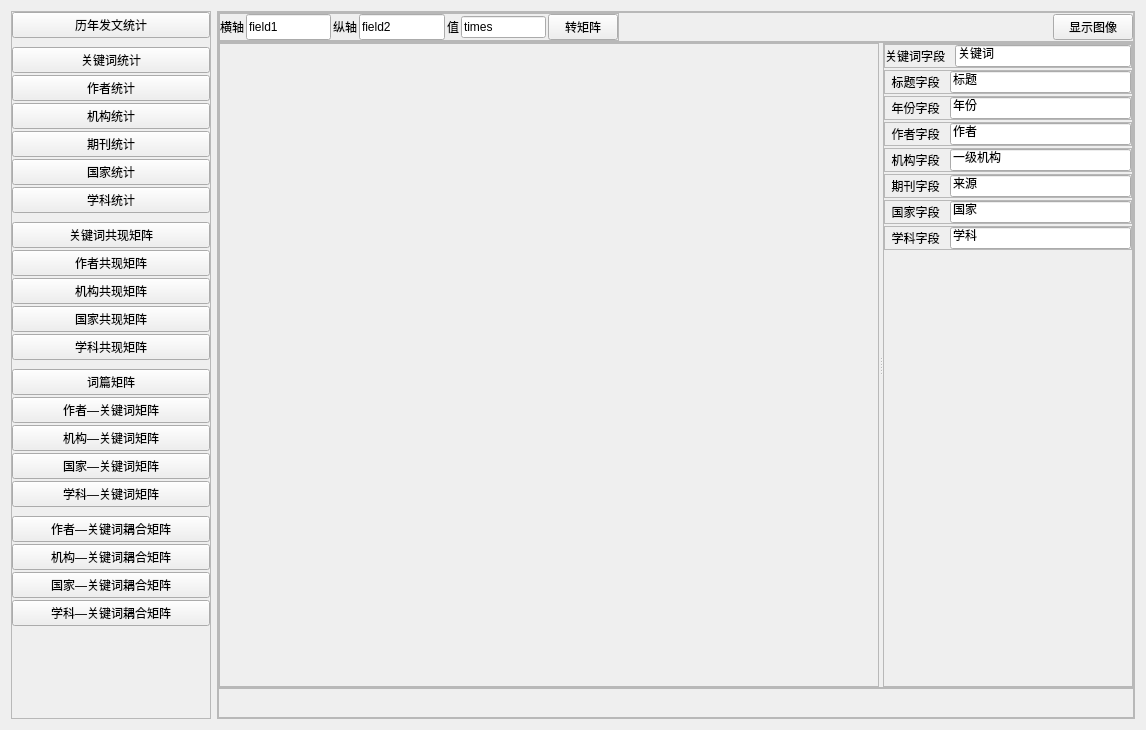
<?xml version="1.0" encoding="UTF-8"?>
<ui version="4.0">
 <class>Form</class>
 <widget class="QWidget" name="Form">
  <property name="geometry">
   <rect>
    <x>0</x>
    <y>0</y>
    <width>1146</width>
    <height>730</height>
   </rect>
  </property>
  <property name="windowTitle">
   <string>计量分析</string>
  </property>
  <layout class="QHBoxLayout" name="horizontalLayout">
   <item>
    <widget class="QFrame" name="frame">
     <property name="sizePolicy">
      <sizepolicy hsizetype="Preferred" vsizetype="Preferred">
       <horstretch>1</horstretch>
       <verstretch>0</verstretch>
      </sizepolicy>
     </property>
     <property name="maximumSize">
      <size>
       <width>200</width>
       <height>16777215</height>
      </size>
     </property>
     <property name="frameShape">
      <enum>QFrame::StyledPanel</enum>
     </property>
     <property name="frameShadow">
      <enum>QFrame::Raised</enum>
     </property>
     <layout class="QVBoxLayout" name="verticalLayout_2">
      <property name="spacing">
       <number>2</number>
      </property>
      <property name="leftMargin">
       <number>0</number>
      </property>
      <property name="topMargin">
       <number>0</number>
      </property>
      <property name="rightMargin">
       <number>0</number>
      </property>
      <property name="bottomMargin">
       <number>0</number>
      </property>
      <item>
       <widget class="QPushButton" name="btn_stat_yearly">
        <property name="text">
         <string>历年发文统计</string>
        </property>
       </widget>
      </item>
      <item>
       <widget class="QLabel" name="label_4">
        <property name="maximumSize">
         <size>
          <width>16777215</width>
          <height>5</height>
         </size>
        </property>
        <property name="text">
         <string/>
        </property>
       </widget>
      </item>
      <item>
       <widget class="QPushButton" name="btn_stat_kw">
        <property name="text">
         <string>关键词统计</string>
        </property>
       </widget>
      </item>
      <item>
       <widget class="QPushButton" name="btn_stat_author">
        <property name="text">
         <string>作者统计</string>
        </property>
       </widget>
      </item>
      <item>
       <widget class="QPushButton" name="btn_stat_org">
        <property name="text">
         <string>机构统计</string>
        </property>
       </widget>
      </item>
      <item>
       <widget class="QPushButton" name="btn_stat_source">
        <property name="text">
         <string>期刊统计</string>
        </property>
       </widget>
      </item>
      <item>
       <widget class="QPushButton" name="btn_stat_country">
        <property name="text">
         <string>国家统计</string>
        </property>
       </widget>
      </item>
      <item>
       <widget class="QPushButton" name="btn_stat_subject">
        <property name="text">
         <string>学科统计</string>
        </property>
       </widget>
      </item>
      <item>
       <widget class="QLabel" name="label_3">
        <property name="maximumSize">
         <size>
          <width>16777215</width>
          <height>5</height>
         </size>
        </property>
        <property name="text">
         <string/>
        </property>
       </widget>
      </item>
      <item>
       <widget class="QPushButton" name="btn_cocon_kw">
        <property name="text">
         <string>关键词共现矩阵</string>
        </property>
       </widget>
      </item>
      <item>
       <widget class="QPushButton" name="btn_cocon_author">
        <property name="text">
         <string>作者共现矩阵</string>
        </property>
       </widget>
      </item>
      <item>
       <widget class="QPushButton" name="btn_cocon_org">
        <property name="text">
         <string>机构共现矩阵</string>
        </property>
       </widget>
      </item>
      <item>
       <widget class="QPushButton" name="btn_cocon_country">
        <property name="text">
         <string>国家共现矩阵</string>
        </property>
       </widget>
      </item>
      <item>
       <widget class="QPushButton" name="btn_cocon_subject">
        <property name="text">
         <string>学科共现矩阵</string>
        </property>
       </widget>
      </item>
      <item>
       <widget class="QLabel" name="label_2">
        <property name="maximumSize">
         <size>
          <width>16777215</width>
          <height>5</height>
         </size>
        </property>
        <property name="text">
         <string/>
        </property>
       </widget>
      </item>
      <item>
       <widget class="QPushButton" name="btn_matrix2_doc_kw">
        <property name="text">
         <string>词篇矩阵</string>
        </property>
       </widget>
      </item>
      <item>
       <widget class="QPushButton" name="btn_matrix2_author_kw">
        <property name="text">
         <string>作者—关键词矩阵</string>
        </property>
       </widget>
      </item>
      <item>
       <widget class="QPushButton" name="btn_matrix2_org_kw">
        <property name="text">
         <string>机构—关键词矩阵</string>
        </property>
       </widget>
      </item>
      <item>
       <widget class="QPushButton" name="btn_matrix2_country_kw">
        <property name="text">
         <string>国家—关键词矩阵</string>
        </property>
       </widget>
      </item>
      <item>
       <widget class="QPushButton" name="btn_matrix2_subject_kw">
        <property name="text">
         <string>学科—关键词矩阵</string>
        </property>
       </widget>
      </item>
      <item>
       <widget class="QLabel" name="label">
        <property name="maximumSize">
         <size>
          <width>16777215</width>
          <height>5</height>
         </size>
        </property>
        <property name="text">
         <string/>
        </property>
       </widget>
      </item>
      <item>
       <widget class="QPushButton" name="btn_coupled_author_kw">
        <property name="text">
         <string>作者—关键词耦合矩阵</string>
        </property>
       </widget>
      </item>
      <item>
       <widget class="QPushButton" name="btn_coupled_org_kw">
        <property name="text">
         <string>机构—关键词耦合矩阵</string>
        </property>
       </widget>
      </item>
      <item>
       <widget class="QPushButton" name="btn_coupled_country_kw">
        <property name="text">
         <string>国家—关键词耦合矩阵</string>
        </property>
       </widget>
      </item>
      <item>
       <widget class="QPushButton" name="btn_coupled_subject_kw">
        <property name="text">
         <string>学科—关键词耦合矩阵</string>
        </property>
       </widget>
      </item>
      <item>
       <spacer name="verticalSpacer">
        <property name="orientation">
         <enum>Qt::Vertical</enum>
        </property>
        <property name="sizeHint" stdset="0">
         <size>
          <width>20</width>
          <height>40</height>
         </size>
        </property>
       </spacer>
      </item>
     </layout>
    </widget>
   </item>
   <item>
    <widget class="QFrame" name="frame_2">
     <property name="sizePolicy">
      <sizepolicy hsizetype="Preferred" vsizetype="Preferred">
       <horstretch>1</horstretch>
       <verstretch>0</verstretch>
      </sizepolicy>
     </property>
     <property name="frameShape">
      <enum>QFrame::StyledPanel</enum>
     </property>
     <property name="frameShadow">
      <enum>QFrame::Raised</enum>
     </property>
     <layout class="QVBoxLayout" name="verticalLayout">
      <property name="spacing">
       <number>0</number>
      </property>
      <property name="leftMargin">
       <number>0</number>
      </property>
      <property name="topMargin">
       <number>0</number>
      </property>
      <property name="rightMargin">
       <number>0</number>
      </property>
      <property name="bottomMargin">
       <number>0</number>
      </property>
      <item>
       <widget class="QFrame" name="frame_14">
        <property name="maximumSize">
         <size>
          <width>16777215</width>
          <height>30</height>
         </size>
        </property>
        <property name="styleSheet">
         <string notr="true"/>
        </property>
        <property name="frameShape">
         <enum>QFrame::StyledPanel</enum>
        </property>
        <property name="frameShadow">
         <enum>QFrame::Raised</enum>
        </property>
        <layout class="QHBoxLayout" name="horizontalLayout_14">
         <property name="spacing">
          <number>0</number>
         </property>
         <property name="leftMargin">
          <number>0</number>
         </property>
         <property name="topMargin">
          <number>0</number>
         </property>
         <property name="rightMargin">
          <number>0</number>
         </property>
         <property name="bottomMargin">
          <number>0</number>
         </property>
         <item>
          <widget class="QFrame" name="frame_15">
           <property name="maximumSize">
            <size>
             <width>400</width>
             <height>30</height>
            </size>
           </property>
           <property name="frameShape">
            <enum>QFrame::StyledPanel</enum>
           </property>
           <property name="frameShadow">
            <enum>QFrame::Raised</enum>
           </property>
           <layout class="QHBoxLayout" name="horizontalLayout_13">
            <property name="spacing">
             <number>2</number>
            </property>
            <property name="leftMargin">
             <number>0</number>
            </property>
            <property name="topMargin">
             <number>0</number>
            </property>
            <property name="rightMargin">
             <number>0</number>
            </property>
            <property name="bottomMargin">
             <number>0</number>
            </property>
            <item>
             <widget class="QLabel" name="label_13">
              <property name="maximumSize">
               <size>
                <width>30</width>
                <height>30</height>
               </size>
              </property>
              <property name="text">
               <string>横轴</string>
              </property>
             </widget>
            </item>
            <item>
             <widget class="QLineEdit" name="lineEdit_axis_X">
              <property name="minimumSize">
               <size>
                <width>80</width>
                <height>0</height>
               </size>
              </property>
              <property name="maximumSize">
               <size>
                <width>99999</width>
                <height>30</height>
               </size>
              </property>
              <property name="text">
               <string>field1</string>
              </property>
             </widget>
            </item>
            <item>
             <widget class="QLabel" name="label_14">
              <property name="maximumSize">
               <size>
                <width>30</width>
                <height>30</height>
               </size>
              </property>
              <property name="text">
               <string>纵轴</string>
              </property>
             </widget>
            </item>
            <item>
             <widget class="QLineEdit" name="lineEdit_axis_Y">
              <property name="minimumSize">
               <size>
                <width>80</width>
                <height>0</height>
               </size>
              </property>
              <property name="maximumSize">
               <size>
                <width>99999</width>
                <height>30</height>
               </size>
              </property>
              <property name="text">
               <string>field2</string>
              </property>
             </widget>
            </item>
            <item>
             <widget class="QLabel" name="label_15">
              <property name="text">
               <string>值</string>
              </property>
             </widget>
            </item>
            <item>
             <widget class="QLineEdit" name="lineEdit_value">
              <property name="minimumSize">
               <size>
                <width>80</width>
                <height>0</height>
               </size>
              </property>
              <property name="text">
               <string>times</string>
              </property>
             </widget>
            </item>
            <item>
             <widget class="QPushButton" name="btn_2_matrix">
              <property name="maximumSize">
               <size>
                <width>70</width>
                <height>30</height>
               </size>
              </property>
              <property name="text">
               <string>转矩阵</string>
              </property>
             </widget>
            </item>
           </layout>
          </widget>
         </item>
         <item>
          <spacer name="horizontalSpacer_2">
           <property name="orientation">
            <enum>Qt::Horizontal</enum>
           </property>
           <property name="sizeHint" stdset="0">
            <size>
             <width>413</width>
             <height>20</height>
            </size>
           </property>
          </spacer>
         </item>
         <item>
          <widget class="QPushButton" name="btn_graph">
           <property name="maximumSize">
            <size>
             <width>80</width>
             <height>16777215</height>
            </size>
           </property>
           <property name="text">
            <string>显示图像</string>
           </property>
          </widget>
         </item>
        </layout>
       </widget>
      </item>
      <item>
       <widget class="QFrame" name="frame_3">
        <property name="frameShape">
         <enum>QFrame::StyledPanel</enum>
        </property>
        <property name="frameShadow">
         <enum>QFrame::Raised</enum>
        </property>
        <layout class="QHBoxLayout" name="horizontalLayout_4">
         <property name="spacing">
          <number>0</number>
         </property>
         <property name="leftMargin">
          <number>0</number>
         </property>
         <property name="topMargin">
          <number>0</number>
         </property>
         <property name="rightMargin">
          <number>0</number>
         </property>
         <property name="bottomMargin">
          <number>0</number>
         </property>
         <item>
          <widget class="QSplitter" name="splitter">
           <property name="orientation">
            <enum>Qt::Horizontal</enum>
           </property>
           <widget class="TableKit" name="frame_tablekit">
            <property name="frameShape">
             <enum>QFrame::StyledPanel</enum>
            </property>
            <property name="frameShadow">
             <enum>QFrame::Raised</enum>
            </property>
            <layout class="QHBoxLayout" name="horizontalLayout_2">
             <property name="spacing">
              <number>0</number>
             </property>
             <property name="leftMargin">
              <number>0</number>
             </property>
             <property name="topMargin">
              <number>0</number>
             </property>
             <property name="rightMargin">
              <number>0</number>
             </property>
             <property name="bottomMargin">
              <number>0</number>
             </property>
            </layout>
           </widget>
           <widget class="QFrame" name="frame_5">
            <property name="maximumSize">
             <size>
              <width>250</width>
              <height>16777215</height>
             </size>
            </property>
            <property name="frameShape">
             <enum>QFrame::StyledPanel</enum>
            </property>
            <property name="frameShadow">
             <enum>QFrame::Raised</enum>
            </property>
            <layout class="QVBoxLayout" name="verticalLayout_3">
             <property name="spacing">
              <number>2</number>
             </property>
             <property name="leftMargin">
              <number>0</number>
             </property>
             <property name="topMargin">
              <number>0</number>
             </property>
             <property name="rightMargin">
              <number>0</number>
             </property>
             <property name="bottomMargin">
              <number>0</number>
             </property>
             <item>
              <widget class="QFrame" name="frame_7">
               <property name="frameShape">
                <enum>QFrame::StyledPanel</enum>
               </property>
               <property name="frameShadow">
                <enum>QFrame::Raised</enum>
               </property>
               <layout class="QHBoxLayout" name="horizontalLayout_6">
                <property name="spacing">
                 <number>10</number>
                </property>
                <property name="leftMargin">
                 <number>0</number>
                </property>
                <property name="topMargin">
                 <number>0</number>
                </property>
                <property name="rightMargin">
                 <number>0</number>
                </property>
                <property name="bottomMargin">
                 <number>0</number>
                </property>
                <item>
                 <widget class="QLabel" name="label_6">
                  <property name="text">
                   <string>关键词字段</string>
                  </property>
                 </widget>
                </item>
                <item>
                 <widget class="QLineEdit" name="lineEdit_field_keyword">
                  <property name="text">
                   <string>关键词</string>
                  </property>
                 </widget>
                </item>
               </layout>
              </widget>
             </item>
             <item>
              <widget class="QFrame" name="frame_13">
               <property name="frameShape">
                <enum>QFrame::StyledPanel</enum>
               </property>
               <property name="frameShadow">
                <enum>QFrame::Raised</enum>
               </property>
               <layout class="QHBoxLayout" name="horizontalLayout_12">
                <property name="spacing">
                 <number>10</number>
                </property>
                <property name="leftMargin">
                 <number>0</number>
                </property>
                <property name="topMargin">
                 <number>0</number>
                </property>
                <property name="rightMargin">
                 <number>0</number>
                </property>
                <property name="bottomMargin">
                 <number>0</number>
                </property>
                <item>
                 <widget class="QLabel" name="label_12">
                  <property name="text">
                   <string>  标题字段</string>
                  </property>
                 </widget>
                </item>
                <item>
                 <widget class="QLineEdit" name="lineEdit_field_title">
                  <property name="text">
                   <string>标题</string>
                  </property>
                 </widget>
                </item>
               </layout>
              </widget>
             </item>
             <item>
              <widget class="QFrame" name="frame_6">
               <property name="frameShape">
                <enum>QFrame::StyledPanel</enum>
               </property>
               <property name="frameShadow">
                <enum>QFrame::Raised</enum>
               </property>
               <layout class="QHBoxLayout" name="horizontalLayout_5">
                <property name="spacing">
                 <number>10</number>
                </property>
                <property name="leftMargin">
                 <number>0</number>
                </property>
                <property name="topMargin">
                 <number>0</number>
                </property>
                <property name="rightMargin">
                 <number>0</number>
                </property>
                <property name="bottomMargin">
                 <number>0</number>
                </property>
                <item>
                 <widget class="QLabel" name="label_5">
                  <property name="text">
                   <string>  年份字段</string>
                  </property>
                 </widget>
                </item>
                <item>
                 <widget class="QLineEdit" name="lineEdit_field_year">
                  <property name="text">
                   <string>年份</string>
                  </property>
                 </widget>
                </item>
               </layout>
              </widget>
             </item>
             <item>
              <widget class="QFrame" name="frame_8">
               <property name="frameShape">
                <enum>QFrame::StyledPanel</enum>
               </property>
               <property name="frameShadow">
                <enum>QFrame::Raised</enum>
               </property>
               <layout class="QHBoxLayout" name="horizontalLayout_7">
                <property name="spacing">
                 <number>10</number>
                </property>
                <property name="leftMargin">
                 <number>0</number>
                </property>
                <property name="topMargin">
                 <number>0</number>
                </property>
                <property name="rightMargin">
                 <number>0</number>
                </property>
                <property name="bottomMargin">
                 <number>0</number>
                </property>
                <item>
                 <widget class="QLabel" name="label_7">
                  <property name="text">
                   <string>  作者字段</string>
                  </property>
                 </widget>
                </item>
                <item>
                 <widget class="QLineEdit" name="lineEdit_field_author">
                  <property name="text">
                   <string>作者</string>
                  </property>
                 </widget>
                </item>
               </layout>
              </widget>
             </item>
             <item>
              <widget class="QFrame" name="frame_9">
               <property name="frameShape">
                <enum>QFrame::StyledPanel</enum>
               </property>
               <property name="frameShadow">
                <enum>QFrame::Raised</enum>
               </property>
               <layout class="QHBoxLayout" name="horizontalLayout_8">
                <property name="spacing">
                 <number>10</number>
                </property>
                <property name="leftMargin">
                 <number>0</number>
                </property>
                <property name="topMargin">
                 <number>0</number>
                </property>
                <property name="rightMargin">
                 <number>0</number>
                </property>
                <property name="bottomMargin">
                 <number>0</number>
                </property>
                <item>
                 <widget class="QLabel" name="label_8">
                  <property name="text">
                   <string>  机构字段</string>
                  </property>
                 </widget>
                </item>
                <item>
                 <widget class="QLineEdit" name="lineEdit_field_org">
                  <property name="text">
                   <string>一级机构</string>
                  </property>
                 </widget>
                </item>
               </layout>
              </widget>
             </item>
             <item>
              <widget class="QFrame" name="frame_12">
               <property name="frameShape">
                <enum>QFrame::StyledPanel</enum>
               </property>
               <property name="frameShadow">
                <enum>QFrame::Raised</enum>
               </property>
               <layout class="QHBoxLayout" name="horizontalLayout_11">
                <property name="spacing">
                 <number>10</number>
                </property>
                <property name="leftMargin">
                 <number>0</number>
                </property>
                <property name="topMargin">
                 <number>0</number>
                </property>
                <property name="rightMargin">
                 <number>0</number>
                </property>
                <property name="bottomMargin">
                 <number>0</number>
                </property>
                <item>
                 <widget class="QLabel" name="label_11">
                  <property name="text">
                   <string>  期刊字段</string>
                  </property>
                 </widget>
                </item>
                <item>
                 <widget class="QLineEdit" name="lineEdit_field_source">
                  <property name="text">
                   <string>来源</string>
                  </property>
                 </widget>
                </item>
               </layout>
              </widget>
             </item>
             <item>
              <widget class="QFrame" name="frame_10">
               <property name="frameShape">
                <enum>QFrame::StyledPanel</enum>
               </property>
               <property name="frameShadow">
                <enum>QFrame::Raised</enum>
               </property>
               <layout class="QHBoxLayout" name="horizontalLayout_9">
                <property name="spacing">
                 <number>10</number>
                </property>
                <property name="leftMargin">
                 <number>0</number>
                </property>
                <property name="topMargin">
                 <number>0</number>
                </property>
                <property name="rightMargin">
                 <number>0</number>
                </property>
                <property name="bottomMargin">
                 <number>0</number>
                </property>
                <item>
                 <widget class="QLabel" name="label_9">
                  <property name="text">
                   <string>  国家字段</string>
                  </property>
                 </widget>
                </item>
                <item>
                 <widget class="QLineEdit" name="lineEdit_field_country">
                  <property name="text">
                   <string>国家</string>
                  </property>
                 </widget>
                </item>
               </layout>
              </widget>
             </item>
             <item>
              <widget class="QFrame" name="frame_11">
               <property name="frameShape">
                <enum>QFrame::StyledPanel</enum>
               </property>
               <property name="frameShadow">
                <enum>QFrame::Raised</enum>
               </property>
               <layout class="QHBoxLayout" name="horizontalLayout_10">
                <property name="spacing">
                 <number>10</number>
                </property>
                <property name="leftMargin">
                 <number>0</number>
                </property>
                <property name="topMargin">
                 <number>0</number>
                </property>
                <property name="rightMargin">
                 <number>0</number>
                </property>
                <property name="bottomMargin">
                 <number>0</number>
                </property>
                <item>
                 <widget class="QLabel" name="label_10">
                  <property name="text">
                   <string>  学科字段</string>
                  </property>
                 </widget>
                </item>
                <item>
                 <widget class="QLineEdit" name="lineEdit_field_subject">
                  <property name="text">
                   <string>学科</string>
                  </property>
                 </widget>
                </item>
               </layout>
              </widget>
             </item>
             <item>
              <widget class="QLabel" name="label_16">
               <property name="maximumSize">
                <size>
                 <width>16777215</width>
                 <height>5</height>
                </size>
               </property>
               <property name="text">
                <string/>
               </property>
              </widget>
             </item>
             <item>
              <spacer name="verticalSpacer_2">
               <property name="orientation">
                <enum>Qt::Vertical</enum>
               </property>
               <property name="sizeHint" stdset="0">
                <size>
                 <width>20</width>
                 <height>284</height>
                </size>
               </property>
              </spacer>
             </item>
            </layout>
           </widget>
          </widget>
         </item>
        </layout>
       </widget>
      </item>
      <item>
       <widget class="QFrame" name="frame_4">
        <property name="maximumSize">
         <size>
          <width>16777215</width>
          <height>30</height>
         </size>
        </property>
        <property name="frameShape">
         <enum>QFrame::StyledPanel</enum>
        </property>
        <property name="frameShadow">
         <enum>QFrame::Raised</enum>
        </property>
        <layout class="QHBoxLayout" name="horizontalLayout_3">
         <property name="spacing">
          <number>0</number>
         </property>
         <property name="leftMargin">
          <number>0</number>
         </property>
         <property name="topMargin">
          <number>0</number>
         </property>
         <property name="rightMargin">
          <number>0</number>
         </property>
         <property name="bottomMargin">
          <number>0</number>
         </property>
         <item>
          <widget class="QLabel" name="label_msg">
           <property name="minimumSize">
            <size>
             <width>400</width>
             <height>0</height>
            </size>
           </property>
           <property name="text">
            <string/>
           </property>
          </widget>
         </item>
         <item>
          <spacer name="horizontalSpacer">
           <property name="orientation">
            <enum>Qt::Horizontal</enum>
           </property>
           <property name="sizeHint" stdset="0">
            <size>
             <width>40</width>
             <height>20</height>
            </size>
           </property>
          </spacer>
         </item>
        </layout>
       </widget>
      </item>
     </layout>
    </widget>
   </item>
  </layout>
 </widget>
 <customwidgets>
  <customwidget>
   <class>TableKit</class>
   <extends>QFrame</extends>
   <header>core.toolkit.h</header>
   <container>1</container>
  </customwidget>
 </customwidgets>
 <resources/>
 <connections/>
</ui>
